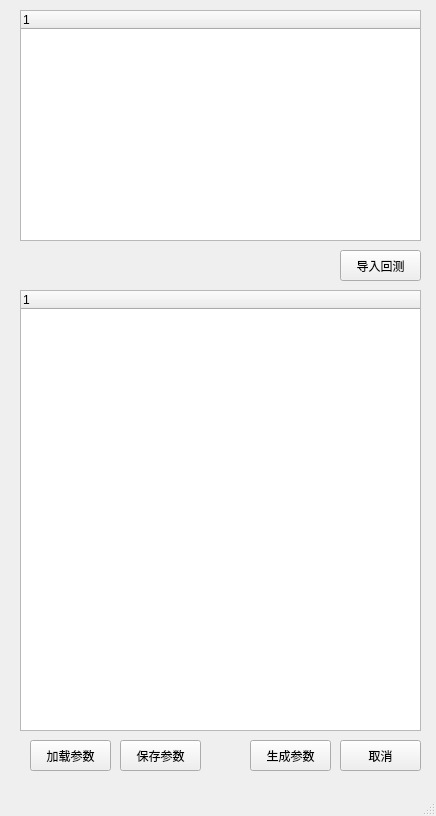
<?xml version="1.0" encoding="UTF-8"?>
<ui version="4.0">
 <class>MainWindow</class>
 <widget class="QMainWindow" name="MainWindow">
  <property name="geometry">
   <rect>
    <x>0</x>
    <y>0</y>
    <width>436</width>
    <height>816</height>
   </rect>
  </property>
  <property name="windowTitle">
   <string>MainWindow</string>
  </property>
  <widget class="QWidget" name="centralwidget">
   <widget class="QTreeWidget" name="BackTestPara">
    <property name="geometry">
     <rect>
      <x>20</x>
      <y>290</y>
      <width>401</width>
      <height>441</height>
     </rect>
    </property>
    <column>
     <property name="text">
      <string notr="true">1</string>
     </property>
    </column>
   </widget>
   <widget class="QPushButton" name="LoadBackTestPara">
    <property name="geometry">
     <rect>
      <x>30</x>
      <y>740</y>
      <width>81</width>
      <height>31</height>
     </rect>
    </property>
    <property name="text">
     <string>加载参数</string>
    </property>
   </widget>
   <widget class="QPushButton" name="SaveBackTestPara">
    <property name="geometry">
     <rect>
      <x>120</x>
      <y>740</y>
      <width>81</width>
      <height>31</height>
     </rect>
    </property>
    <property name="text">
     <string>保存参数</string>
    </property>
   </widget>
   <widget class="QPushButton" name="CancelBackTestPara">
    <property name="geometry">
     <rect>
      <x>340</x>
      <y>740</y>
      <width>81</width>
      <height>31</height>
     </rect>
    </property>
    <property name="text">
     <string>取消</string>
    </property>
   </widget>
   <widget class="QTreeWidget" name="BackTestSymbolList">
    <property name="geometry">
     <rect>
      <x>20</x>
      <y>10</y>
      <width>401</width>
      <height>231</height>
     </rect>
    </property>
    <column>
     <property name="text">
      <string notr="true">1</string>
     </property>
    </column>
   </widget>
   <widget class="QPushButton" name="ImportSymbolsToBackTest">
    <property name="geometry">
     <rect>
      <x>340</x>
      <y>250</y>
      <width>81</width>
      <height>31</height>
     </rect>
    </property>
    <property name="text">
     <string>导入回测</string>
    </property>
   </widget>
   <widget class="QPushButton" name="GenBackTestParaFiles">
    <property name="geometry">
     <rect>
      <x>250</x>
      <y>740</y>
      <width>81</width>
      <height>31</height>
     </rect>
    </property>
    <property name="text">
     <string>生成参数</string>
    </property>
   </widget>
  </widget>
  <widget class="QMenuBar" name="menubar">
   <property name="geometry">
    <rect>
     <x>0</x>
     <y>0</y>
     <width>436</width>
     <height>23</height>
    </rect>
   </property>
  </widget>
  <widget class="QStatusBar" name="statusbar"/>
 </widget>
 <resources/>
 <connections/>
</ui>
